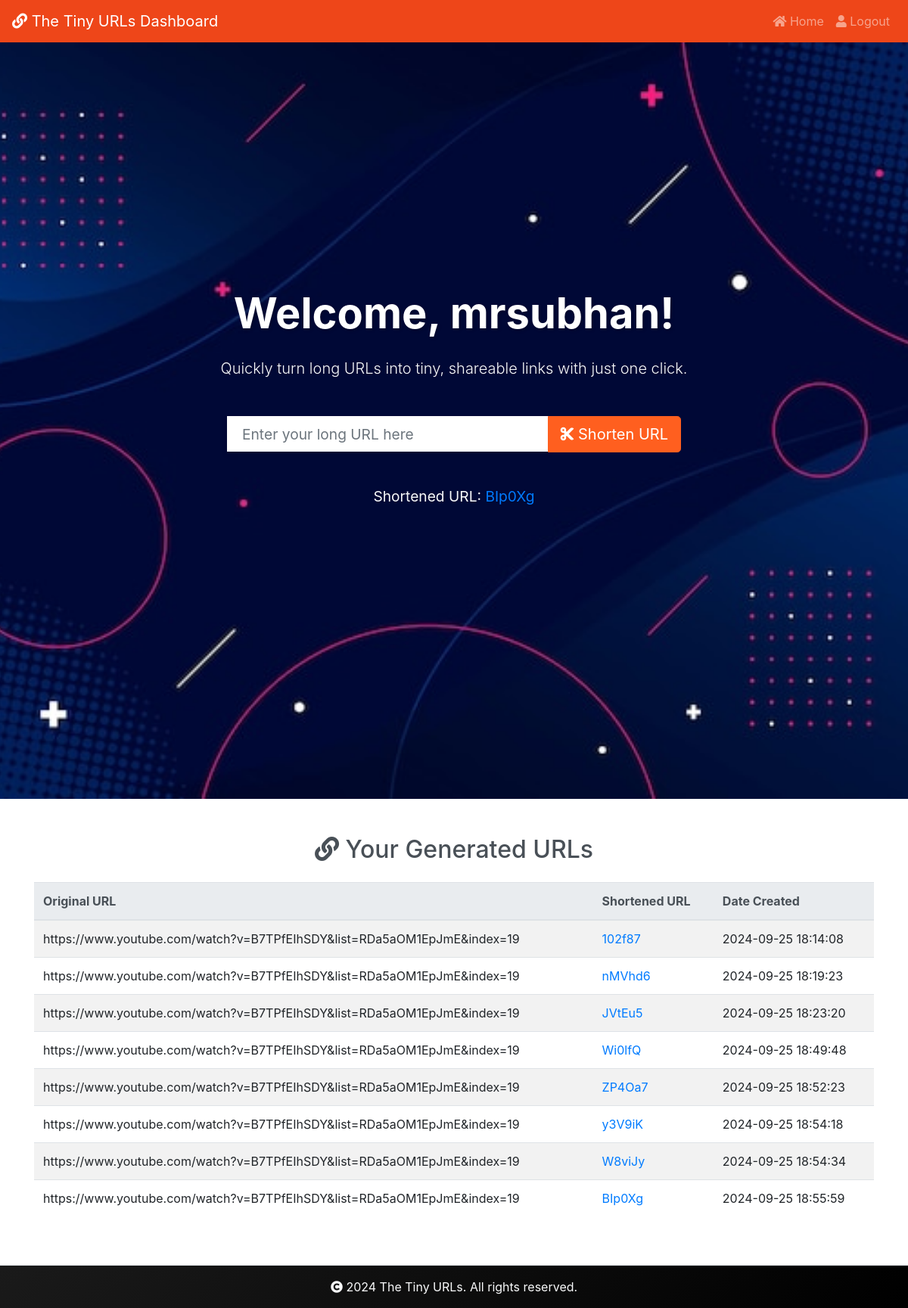
The app's page /dashboard.php (signed in) with its own data.
### tables this page shows
CREATE TABLE `urls` (
  `url_id` int(11) NOT NULL,
  `user_id` int(11) NOT NULL,
  `original_url` text NOT NULL,
  `short_url` varchar(10) NOT NULL,
  `created_at` timestamp NOT NULL DEFAULT current_timestamp()
);

### dashboard.php (the view, shortened to what this page needs)
<?php
include 'db.php';
$user_id = $_SESSION['user_id'];
$name = $_SESSION['username'] ?? 'Guest';
$short_url = '';
$sql = "SELECT url_id, original_url, short_url, created_at FROM urls WHERE user_id = ?";
$stmt = $conn->prepare($sql);
$stmt->bind_param("i", $user_id);
$stmt->execute();
$stmt->bind_result($url_id, $original_url, $short_url, $created_at);
$urls = [];
while ($stmt->fetch()) {
    $urls[] = [
        'url_id' => $url_id,
        'original_url' => $original_url,
        'short_url' => $short_url,
        'created_at' => $created_at,
    ];
}
?>
<!DOCTYPE html>
<html lang="en">
<head>
    <link rel="stylesheet" href="https://stackpath.bootstrapcdn.com/bootstrap/4.5.2/css/bootstrap.min.css">
    <link rel="stylesheet" href="https://cdnjs.cloudflare.com/ajax/libs/font-awesome/5.15.3/css/all.min.css">
    <link rel="stylesheet" href="./css/style.css">
</head>
<body>
    <nav class="navbar navbar-expand-lg navbar-dark shadow-sm">
        <a class="navbar-brand" href="index"><i class="fas fa-link"></i> The Tiny URLs Dashboard</a>
        <div class="collapse navbar-collapse" id="navbarNav">
            <ul class="navbar-nav ml-auto">
                <li class="nav-item">
                    <a class="nav-link" href="index "><i class="fas fa-home"></i> Home</a>
                </li>
                <li class="nav-item">
                    <a class="nav-link" href="logout"><i class="fas fa-user"></i> Logout </a>
                </li>
            </ul>
        </div>
    </nav>
    <section class="hero-section text-center">
        <div class="container">
            <div class="row justify-content-center align-items-center min-vh-100">
                <div class="col-md-8">
                    <h1 class="display-4 mb-4">Welcome, <?php echo htmlspecialchars($name); ?>!</h1>
                    <p class="lead mb-5">Quickly turn long URLs into tiny, shareable links with just one click.</p>
                    <form action="dashboard.php" method="POST" class="url-form mx-auto">
                        <div class="input-group input-group-lg mb-3">
                            <input type="url" name="long_url" id="long_url" class="form-control" placeholder="Enter your long URL here" required>
                            <div class="input-group-append">
                                <button type="submit" class="btn btn-primary"><i class="fas fa-cut"></i> Shorten URL</button>
                            </div>
                        </div>
                    </form>
                    <div id="result" class="mt-4">
    <?php if ($short_url): ?>
        <p>Shortened URL: <a href="https://thetinyurls.com/redirect.php?c=<?php echo htmlspecialchars($short_url); ?>" target="_blank"><?php echo htmlspecialchars($short_url); ?></a></p>
    <?php endif; ?>
                    </div>
                </div>
            </div>
        </div>
    </section>
    <section class="my-urls-section py-5">
        <div class="container">
            <h2 class="text-center mb-4"><i class="fas fa-link"></i> Your Generated URLs</h2>
            <?php if (!empty($urls)): ?>
            <table class="table table-striped table-hover">
                <thead>
                    <tr>
                        <th>Original URL</th>
                        <th>Shortened URL</th>
                        <th>Date Created</th>
                    </tr>
                </thead>
                <tbody id="urlTable">
                    <?php foreach ($urls as $url): ?>
            <tr>
            <td><?php echo $url['original_url']; ?></td>
                        <td><a href="https://thetinyurls.com/redirect.php?c=<?php echo $url['short_url']; ?>" target="_blank"><?php echo $url['short_url']; ?></a></td>
                        <td><?php echo $url['created_at']; ?></td>
            </tr>
        <?php endforeach; ?>
                </tbody>
            </table>
            <?php else: ?>
                <p>You haven't generated any URLs yet.</p>
                <?php endif; ?>
        </div>
    </section>
    <footer class="footer bg-dark text-light text-center py-3">
        <p><i class="fas fa-copyright"></i> 2024 The Tiny URLs. All rights reserved.</p>
    </footer>
</body>
</html>

### css/style.css (style rules this page uses)
.hero-section { background-image: url(../assests/bg.jpg); background-repeat: no-repeat; background-size: cover; background-position: center; color: white; padding: 100px 0; display: flex; align-items: center; }
.hero-section { padding: 100px 0; background-color: #f8f9fa; }
.hero-section .container { max-width: 1200px; }
.hero-section h1 { font-size: 3rem; }
.hero-section p.lead { font-size: 1.25rem; }
.hero-section h1 { font-size: 3.5rem; font-weight: bold; color: white; margin-bottom: 20px; text-shadow: 2px 2px 4px rgba(0, 0, 0, 0.2); }
.hero-section p { font-size: 1.2rem; color: #f8f9fa; text-shadow: 1px 1px 2px rgba(0, 0, 0, 0.1); margin-bottom: 40px; }
.url-form { max-width: 600px; }
.url-form .form-control { border-radius: 0; padding: 20px; font-size: 1.1rem; border: none; box-shadow: 0px 4px 8px rgba(0, 0, 0, 0.1); }
.url-form .btn { border-radius: 0; font-size: 1.1rem; padding: 15px 30px; background-color: #FF5F1F; border-color: #FF5F1F; transition: background-color 0.3s ease, transform 0.3s ease; }
#result { color: white; font-size: 1.2rem; padding: 20px; }
.input-group { display: flex; justify-content: center; }
.input-group-lg .form-control { font-size: 1.2rem; padding: 15px 20px; }
.footer { background: linear-gradient(135deg, #1a1a1a, #000000); color: #ffffff; }
.my-urls-section h2 { font-size: 2rem; color: #495057; }
.table thead { background-color: #e9ecef; color: #495057; }
.table td { vertical-align: middle; }
.table td a { color: #007bff; }
.footer { background-color: #f8f9fa; color: #495057; border-top: 1px solid #dee2e6; }

### dashboard.php (style rules this page uses)
.navbar { background-color: #ee4619; color: white; }
.navbar .nav-link { color: white; }
.navbar-brand i { color: white; }
.table { margin-top: 20px; }
.footer { background-color: #ee4619; color: white; }
.footer p { margin: 0; }
html { scroll-behavior: smooth; }

### records on screen
urls: short_url "BIp0Xg", original_url "https://www.youtube.com/watch?v=B7TPfEIhSDY&list=RDa5aOM1EpJmE&index=19", created_at "2024-09-25 18:55:59"
urls: original_url "https://www.youtube.com/watch?v=B7TPfEIhSDY&list=RDa5aOM1EpJmE&index=19", short_url "102f87", created_at "2024-09-25 18:14:08"
urls: original_url "https://www.youtube.com/watch?v=B7TPfEIhSDY&list=RDa5aOM1EpJmE&index=19", short_url "nMVhd6", created_at "2024-09-25 18:19:23"
urls: original_url "https://www.youtube.com/watch?v=B7TPfEIhSDY&list=RDa5aOM1EpJmE&index=19", short_url "JVtEu5", created_at "2024-09-25 18:23:20"
urls: original_url "https://www.youtube.com/watch?v=B7TPfEIhSDY&list=RDa5aOM1EpJmE&index=19", short_url "Wi0lfQ", created_at "2024-09-25 18:49:48"
urls: original_url "https://www.youtube.com/watch?v=B7TPfEIhSDY&list=RDa5aOM1EpJmE&index=19", short_url "ZP4Oa7", created_at "2024-09-25 18:52:23"
urls: original_url "https://www.youtube.com/watch?v=B7TPfEIhSDY&list=RDa5aOM1EpJmE&index=19", short_url "y3V9iK", created_at "2024-09-25 18:54:18"
urls: original_url "https://www.youtube.com/watch?v=B7TPfEIhSDY&list=RDa5aOM1EpJmE&index=19", short_url "W8viJy", created_at "2024-09-25 18:54:34"

### other values on screen
$name "mrsubhan"
